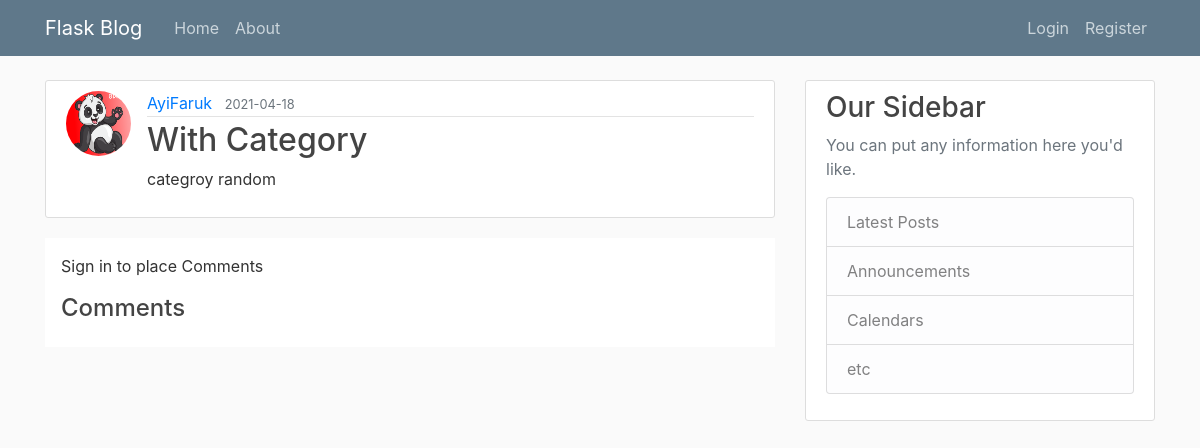
The page /post/2 on the database as committed earlier.
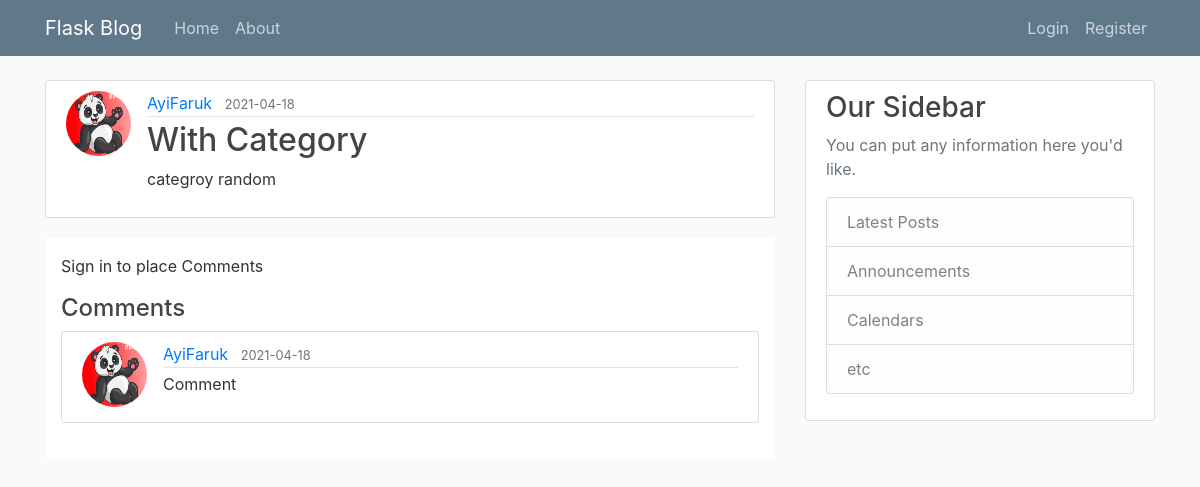
The same page on the database as committed later.
### app/models.py (models this page shows, shortened)
class Comment(db.Model):
    id = db.Column(db.Integer, primary_key=True)
    comment = db.Column(db.String(100), nullable=False)
    date_posted = db.Column(db.DateTime, nullable=False, default=datetime.utcnow)
    user_id = db.Column(db.Integer, db.ForeignKey('user.id'), nullable=False)
    post_id = db.Column(db.Integer, db.ForeignKey('post.id'), nullable=False)

class User(db.Model, UserMixin):
    id = db.Column(db.Integer, primary_key=True)
    username = db.Column(db.String(20), unique=True, nullable=False)
    email = db.Column(db.String(120), unique=True, nullable=False)
    password = db.Column(db.String(120), nullable=False)
    image_file = db.Column(db.String(20), nullable=False, default='default.jpg')
    posts=  db.relationship('Post', backref='author', lazy=True)
    comments=  db.relationship('Comment', backref='authorCom', lazy=True)

### app/posts/routes.py (the view)
@posts.route("/post/<int:post_id>", methods=['GET', 'POST'])
def post(post_id):
    form = CommentForm()                    # Form for posting a Comment
    post = Post.query.get_or_404(post_id)   # Get the Post or return 404 if post not exist
    if form.validate_on_submit():
        comment = Comment(comment=form.content.data,thread=post,user_id=current_user.id)
        db.session.add(comment)
        db.session.commit()
        return redirect(url_for('posts.post',post_id=post.id))
    return render_template('post.html', title=post.title, post=post,commentForm=form)

### app/templates/post.html (shortened to what this page needs)
{% extends "layout.html" %}
{% block content %}
  <article class="media content-section">
    <img class="rounded-circle article-img" src="{{ url_for('static', filename='profile_pics/' + post.author.image_file) }}">
    <div class="media-body">
      <div class="article-metadata">
        <a class="mr-2" href="{{ url_for('users.user_posts', username=post.author.username) }}">{{ post.author.username }}</a>
        <small class="text-muted">{{ post.date_posted.strftime('%Y-%m-%d') }}</small>
      </div>
      <h2 class="article-title">{{ post.title }}</h2>
      <p class="article-content">{{ post.content }}</p>
    </div>
  </article>
  <div class="bg-white p-3">
      {% if current_user.is_authenticated %}
      <form method="POST" action="">
          {{ commentForm.hidden_tag() }}
          <fieldset class="form-group">
              <legend class="border-bottom mb-4">Place a Comment</legend>
              <div class="form-group">
                  {{ commentForm.content.label(class="form-control-label") }}
                  {% if commentForm.content.errors %}
                      {{ commentForm.content(class="form-control form-control-lg is-invalid") }}
                      <div class="invalid-feedback">
                          {% for error in commentForm.content.errors %}
                              <span>{{ error }}</span>
                          {% endfor %}
                      </div>
                  {% else %}
                      {{ commentForm.content(class="form-control form-control-lg") }}
                  {% endif %}
              </div>
          </fieldset>
          <div class="form-group">
              {{ commentForm.submit(class="btn btn-outline-info") }}
          </div>
      </form>
      <hr>
      {% else %}
      <p> Sign in to place Comments</p>
      {% endif %}
      <div class="media-body">
        <h4>Comments</h4>
          {% for comment in post.comments %}
          <article class="media content-section">
            <img class="rounded-circle article-img" src="{{ url_for('static', filename='profile_pics/' + comment.authorCom.image_file) }}">
            <div class="media-body">
              <div class="article-metadata">
                <a class="mr-2" href="{{ url_for('users.user_posts', username=post.author.username) }}">{{ comment.authorCom.username }}</a>
                <small class="text-muted">{{ comment.date_posted.strftime('%Y-%m-%d') }}</small>
              </div>
              <p class="article-content">{{ comment.comment }}</p>
            </div>
          </article>
        {% endfor %}
      </div>
  </div>
{% endblock content %}

Rows that differ between the two databases and show on the page:
added Comment: image_file (placeholder picture), authorCom.username "AyiFaruk", date_posted "2021-04-18", comment "Comment"
